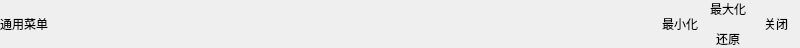
<?xml version="1.0" encoding="UTF-8"?>
<ui version="4.0">
 <class>Widget_Title</class>
 <widget class="QWidget" name="Widget_Title">
  <property name="geometry">
   <rect>
    <x>0</x>
    <y>0</y>
    <width>800</width>
    <height>48</height>
   </rect>
  </property>
  <property name="sizePolicy">
   <sizepolicy hsizetype="Minimum" vsizetype="Preferred">
    <horstretch>0</horstretch>
    <verstretch>0</verstretch>
   </sizepolicy>
  </property>
  <property name="windowTitle">
   <string>Form</string>
  </property>
  <layout class="QHBoxLayout" name="horizontalLayout">
   <property name="spacing">
    <number>0</number>
   </property>
   <property name="sizeConstraint">
    <enum>QLayout::SetNoConstraint</enum>
   </property>
   <property name="leftMargin">
    <number>0</number>
   </property>
   <property name="topMargin">
    <number>0</number>
   </property>
   <property name="rightMargin">
    <number>0</number>
   </property>
   <property name="bottomMargin">
    <number>0</number>
   </property>
   <item>
    <widget class="QLabel" name="label">
     <property name="enabled">
      <bool>true</bool>
     </property>
     <property name="sizePolicy">
      <sizepolicy hsizetype="Fixed" vsizetype="Fixed">
       <horstretch>0</horstretch>
       <verstretch>0</verstretch>
      </sizepolicy>
     </property>
     <property name="minimumSize">
      <size>
       <width>48</width>
       <height>48</height>
      </size>
     </property>
     <property name="maximumSize">
      <size>
       <width>48</width>
       <height>48</height>
      </size>
     </property>
     <property name="text">
      <string>通用菜单</string>
     </property>
     <property name="alignment">
      <set>Qt::AlignCenter</set>
     </property>
    </widget>
   </item>
   <item>
    <spacer name="horizontalSpacer">
     <property name="orientation">
      <enum>Qt::Horizontal</enum>
     </property>
     <property name="sizeHint" stdset="0">
      <size>
       <width>40</width>
       <height>20</height>
      </size>
     </property>
    </spacer>
   </item>
   <item>
    <widget class="QLabel" name="label_4">
     <property name="sizePolicy">
      <sizepolicy hsizetype="Fixed" vsizetype="Fixed">
       <horstretch>0</horstretch>
       <verstretch>0</verstretch>
      </sizepolicy>
     </property>
     <property name="minimumSize">
      <size>
       <width>48</width>
       <height>48</height>
      </size>
     </property>
     <property name="maximumSize">
      <size>
       <width>48</width>
       <height>48</height>
      </size>
     </property>
     <property name="text">
      <string>最小化</string>
     </property>
     <property name="alignment">
      <set>Qt::AlignCenter</set>
     </property>
     <property name="wordWrap">
      <bool>false</bool>
     </property>
    </widget>
   </item>
   <item>
    <widget class="QLabel" name="label_3">
     <property name="sizePolicy">
      <sizepolicy hsizetype="Fixed" vsizetype="Fixed">
       <horstretch>0</horstretch>
       <verstretch>0</verstretch>
      </sizepolicy>
     </property>
     <property name="minimumSize">
      <size>
       <width>48</width>
       <height>48</height>
      </size>
     </property>
     <property name="maximumSize">
      <size>
       <width>48</width>
       <height>48</height>
      </size>
     </property>
     <property name="text">
      <string>&lt;html&gt;&lt;head/&gt;&lt;body&gt;&lt;p&gt;最大化&lt;/p&gt;&lt;p&gt;还原&lt;/p&gt;&lt;/body&gt;&lt;/html&gt;</string>
     </property>
     <property name="alignment">
      <set>Qt::AlignCenter</set>
     </property>
    </widget>
   </item>
   <item>
    <widget class="QLabel" name="label_2">
     <property name="sizePolicy">
      <sizepolicy hsizetype="Fixed" vsizetype="Fixed">
       <horstretch>0</horstretch>
       <verstretch>0</verstretch>
      </sizepolicy>
     </property>
     <property name="minimumSize">
      <size>
       <width>48</width>
       <height>48</height>
      </size>
     </property>
     <property name="maximumSize">
      <size>
       <width>48</width>
       <height>48</height>
      </size>
     </property>
     <property name="text">
      <string>关闭</string>
     </property>
     <property name="alignment">
      <set>Qt::AlignCenter</set>
     </property>
    </widget>
   </item>
  </layout>
 </widget>
 <resources/>
 <connections/>
</ui>
